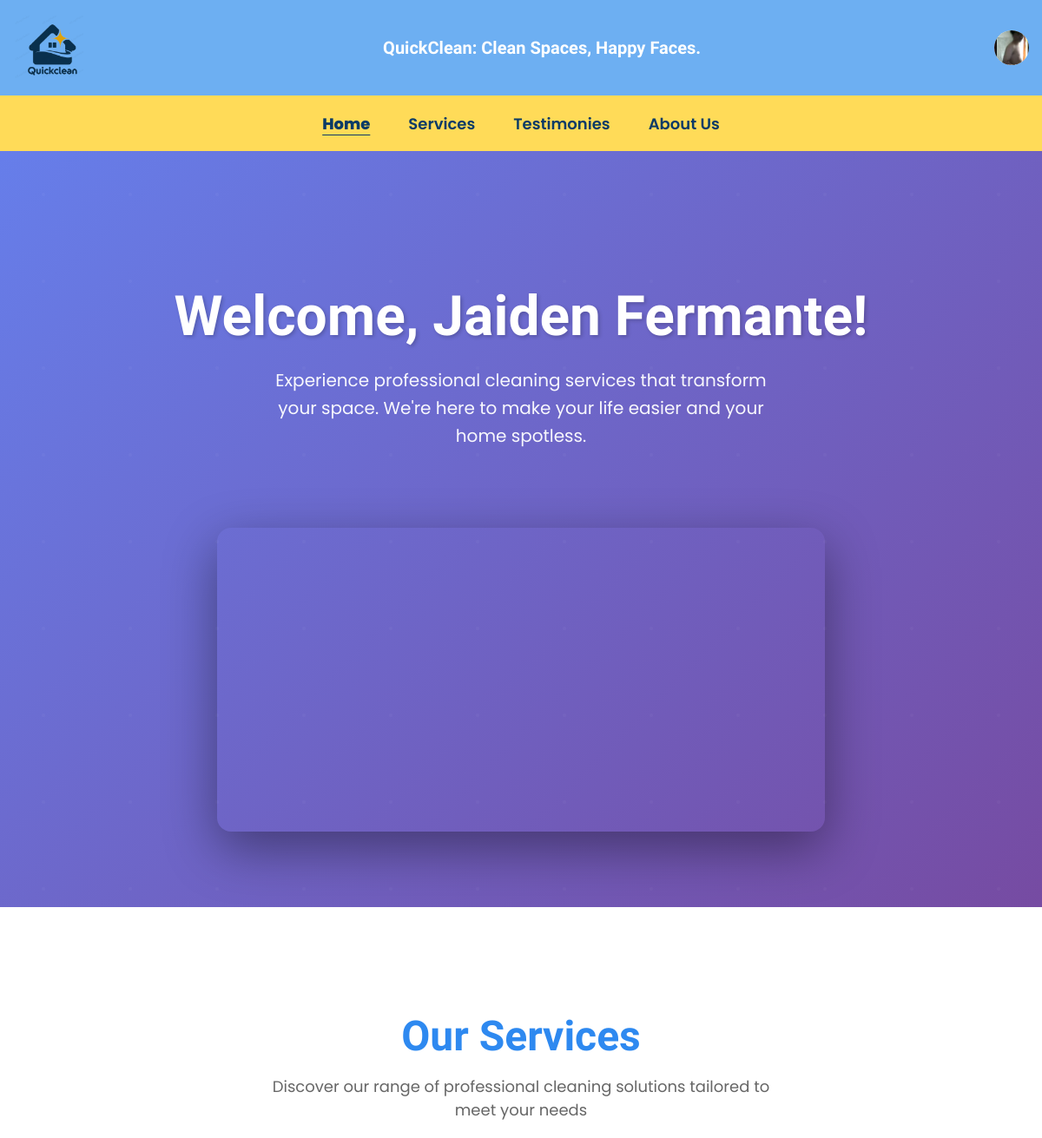
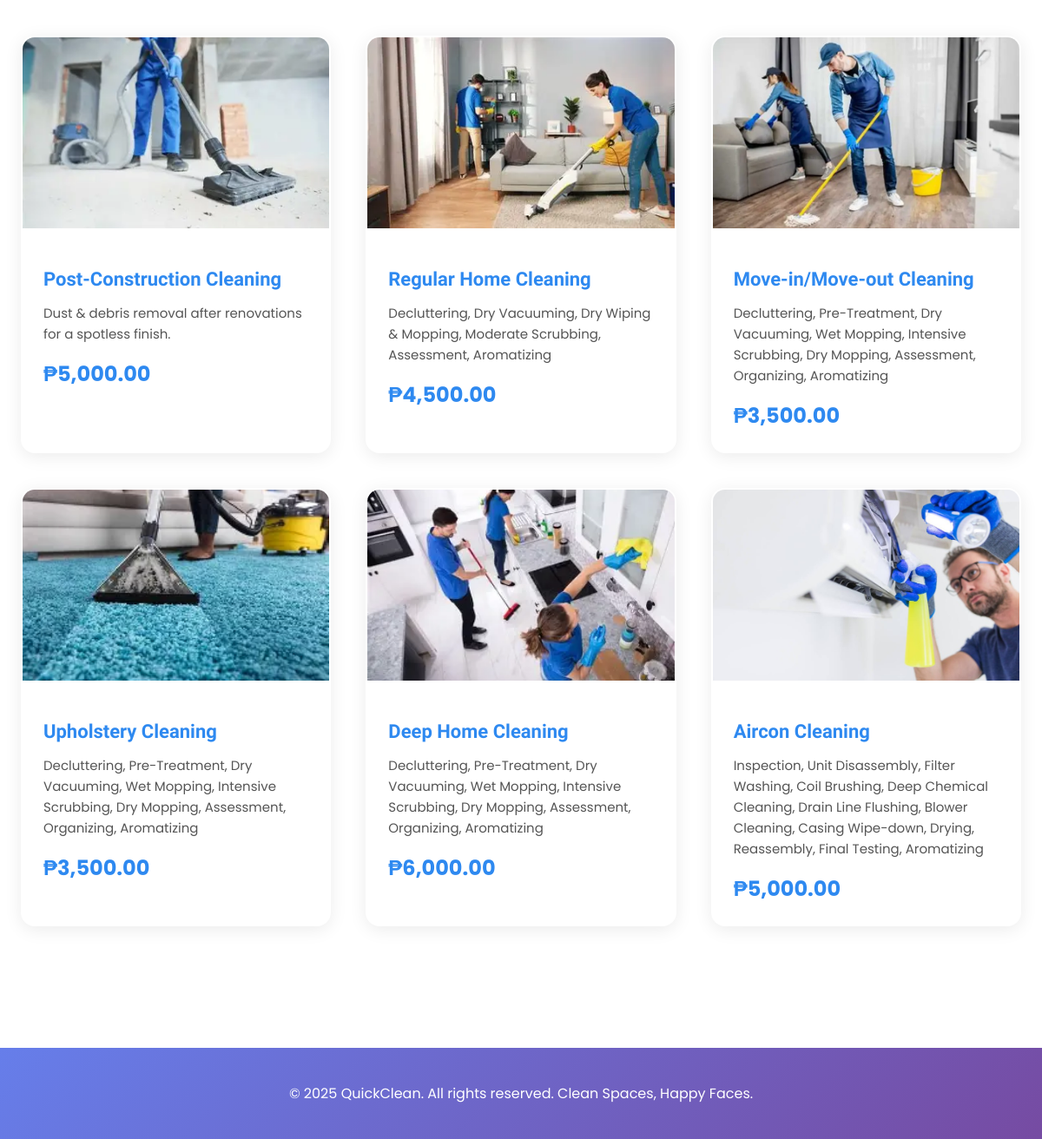
Page /Customer/customer-home.php (signed in) on the committed database (2 pictures, top to bottom).
### tables this page shows
CREATE TABLE `user` (
  `user_id` int(11) NOT NULL,
  `name` varchar(50) NOT NULL,
  `email` varchar(50) NOT NULL,
  `password` varchar(255) NOT NULL,
  `profile_pic` varchar(255) NOT NULL,
  `address` varchar(100) DEFAULT NULL,
  `contact_num` varchar(50) DEFAULT NULL,
  `role` enum('admin','customer','cleaner','') NOT NULL,
  `date_created` timestamp NOT NULL DEFAULT current_timestamp(),
  `last_updated` timestamp NOT NULL DEFAULT current_timestamp() ON UPDATE current_timestamp()
);

CREATE TABLE `services` (
  `service_id` int(11) NOT NULL,
  `service_name` varchar(100) NOT NULL,
  `image` varchar(255) DEFAULT NULL,
  `description` text NOT NULL,
  `price` decimal(10,2) NOT NULL,
  `duration` varchar(50) DEFAULT NULL,
  `category` varchar(50) DEFAULT NULL,
  `status` enum('active','inactive') DEFAULT 'active',
  `date_created` timestamp NULL DEFAULT current_timestamp(),
  `last_updated` timestamp NULL DEFAULT current_timestamp() ON UPDATE current_timestamp()
);

### Customer/customer-home.php (the view, shortened to what this page needs)
<?php
$user_id = $_SESSION['user_id'];
$user_name = $_SESSION['name'];
$host = "localhost";
$user = "root";
$pass = "";
$db   = "quickclean";
$conn = mysqli_connect($host, $user, $pass, $db);
$services = $conn->query("SELECT * FROM services WHERE status='active'");
$stmt = $conn->prepare("SELECT name, profile_pic FROM user WHERE user_id = ?");
$stmt->bind_param("i", $user_id);
$stmt->execute();
$userData = $stmt->get_result()->fetch_assoc();
?>
<!doctype html>
<html lang="en">
<head>
</head>
<body>
<header class="site-header">
  <div class="header-inner">
    <img src="logo.png" alt="QuickClean logo" class="logo">
    <div class="tagline">QuickClean: Clean Spaces, Happy Faces.</div>
    <a href="user_page.php" class="profile-link">
      <div class="profile">
        <?php
          $pic = $userData['profile_pic'];
          $path = "uploads/" . $pic;
          if (!empty($pic) && file_exists($path)) {
              echo '<img src="'.$path.'"
                        style="width:40px;height:40px;border-radius:50%;object-fit:cover;"
                        alt="Profile">';
          } else {
              echo htmlspecialchars(substr($userData['name'], 0, 1));
          }
        ?>
      </div>
    </a>
  </div>
</header>
<nav class="nav-bar">
  <ul class="nav-list">
    <li><a href="customer-home.php" class="nav-link active">Home</a></li>
    <li><a href="servicepage.php" class="nav-link">Services</a></li>
    <li><a href="testimonial.php" class="nav-link">Testimonies</a></li>
    <li><a href="aboutus.php" class="nav-link">About Us</a></li>
  </ul>
</nav>
<section class="hero">
  <div class="hero-content">
    <h1>Welcome, <?php echo htmlspecialchars($user_name); ?>!</h1>
    <p>Experience professional cleaning services that transform your space. We're here to make your life easier and your home spotless.</p>
    <div class="video-container">
      <video width="100%" autoplay loop muted playsinline>
        <source src="ads.mp4" type="video/mp4">
      </video>
    </div>
  </div>
</section>
<section class="services-section">
  <div class="services-header">
    <h2>Our Services</h2>
    <p>Discover our range of professional cleaning solutions tailored to meet your needs</p>
  </div>
  <div class="services-grid">
    <?php if ($services && $services->num_rows > 0): ?>
      <?php while($row = $services->fetch_assoc()): ?>
        <div class="service-card">
          <div class="service-image-container">
            <img src="../Admin/uploads/<?php echo htmlspecialchars($row['image']); ?>" alt="<?php echo htmlspecialchars($row['service_name']); ?>">
          </div>
          <div class="service-card-content">
            <h3><?php echo htmlspecialchars($row['service_name']); ?></h3>
            <p><?php echo htmlspecialchars($row['description']); ?></p>
            <span class="price">₱<?php echo number_format($row['price'], 2); ?></span>
          </div>
        </div>
      <?php endwhile; ?>
    <?php else: ?>
      <div class="no-services">
        <p>No services available at the moment. Please check back later!</p>
      </div>
    <?php endif; ?>
  </div>
</section>
<footer class="footer">
  <p>&copy; <?php echo date('Y'); ?> QuickClean. All rights reserved. Clean Spaces, Happy Faces.</p>
</footer>
</body>
</html>

### Customer/customer-home.php (style rules this page uses)
:root { --brand-blue: #6DAFF2; --nav-yellow: #FFDB58; --cta-yellow: #FFD54A; --text-blue: #2E89F0; --muted-bg: #F0F4F5; --nav-link-color: #0b3b66; --header-height: 110px; --nav-height: 64px; --max-content-width: 1360px; }
* { box-sizing: border-box; }
html,body { height:100%; margin:0; font-family:"Poppins",sans-serif; background:#fff; color:#123; }
.site-header, .nav-bar { position: fixed; left: 0; width: 100%; z-index: 999; }
.site-header { background: var(--brand-blue); height: var(--header-height); display: flex; align-items: center; top: 0; padding: 0 15px; }
.header-inner { width: 100%; max-width: var(--max-content-width); margin: 0 auto; display: flex; align-items: center; justify-content: space-between; }
.logo { height: 75px; max-height: 75px; }
.tagline { font-family:"Baloo 2"; color:#fff; font-weight:600; font-size:20px; }
.profile-link { text-decoration: none; }
.profile { width: 40px; height: 40px; background: #f9fafb; color: #005fcc; border-radius: 50%; display: flex; justify-content: center; align-items: center; font-size: 20px; cursor: pointer; transition: all 0.3s ease; }
.profile img { width: 100%; height: 100%; border-radius: 50%; object-fit: cover; }
.nav-bar { background: var(--nav-yellow); height: var(--nav-height); display: flex; align-items: center; top: var(--header-height); }
.nav-list { display: flex; justify-content: center; flex-wrap: wrap; gap: 20px; list-style: none; width: 100%; margin: 0; padding: 0; }
.nav-link { color: var(--nav-link-color); text-decoration: none; font-weight: 600; font-size: 18px; padding: 8px 12px; }
.nav-link.active { text-decoration: underline; text-underline-offset: 6px; font-weight: 800; }
body { padding-top: calc(var(--header-height) + var(--nav-height)); }
.hero { background: linear-gradient(135deg, #667eea 0%, #764ba2 100%); padding: 100px 24px 80px; text-align: center; position: relative; overflow: hidden; }
.hero::before { content: ''; position: absolute; top: 0; left: 0; right: 0; bottom: 0; opacity: 0.3; }
.hero-content { position: relative; z-index: 1; max-width: 1000px; margin: 0 auto; }
.hero h1 { font-family:"Baloo 2"; color: #fff; font-size: 64px; margin-bottom: 20px; text-shadow: 2px 2px 4px rgba(0,0,0,0.2); animation: fadeInUp 0.8s ease; }
.hero p { font-size: 20px; color: rgba(255,255,255,0.95); margin-bottom: 40px; max-width: 600px; margin-left: auto; margin-right: auto; line-height: 1.6; }
.video-container { margin-top: 50px; position: relative; display: inline-block; border-radius: 16px; overflow: hidden; box-shadow: 0 20px 60px rgba(0,0,0,0.4); max-width: 700px; width: 100%; }
.hero video { width: 100%; height: auto; display: block; border-radius: 16px; }
.services-section { padding: 80px 24px; background: #fff; }
.services-header { text-align: center; margin-bottom: 60px; }
.services-header h2 { color: var(--text-blue); font-family: 'Baloo 2'; font-size: 48px; margin-bottom: 16px; font-weight: 800; }
.services-header p { color: #666; font-size: 18px; max-width: 600px; margin: 0 auto; }
.services-grid { display: grid; grid-template-columns: repeat(auto-fit, minmax(300px, 1fr)); gap: 40px; max-width: var(--max-content-width); margin: 0 auto; }
.service-card { background: #fff; border-radius: 16px; box-shadow: 0 4px 20px rgba(0,0,0,0.08); overflow: hidden; transition: all 0.3s ease; border: 2px solid transparent; }
.service-image-container { position: relative; overflow: hidden; height: 220px; }
.service-card img { width: 100%; height: 100%; object-fit: cover; transition: transform 0.3s ease; }
.service-card-content { padding: 24px; }
.service-card-content h3 { color: var(--text-blue); margin-bottom: 12px; font-size: 22px; font-weight: 600; font-family: 'Baloo 2'; }
.service-card-content p { font-size: 15px; color: #555; line-height: 1.6; margin-bottom: 16px; }
.price { font-weight: 700; color: #2E89F0; font-size: 24px; display: block; margin-top: 12px; }
.footer { background: linear-gradient(135deg, #667eea 0%, #764ba2 100%); color: #fff; padding: 40px 24px; text-align: center; margin-top: 60px; }
.footer p { margin: 0; font-size: 16px; }

### rows in the picture
user: profile_pic (picture)
services: image (picture), service_name "Post-Construction Cleaning", description "Dust & debris removal after renovations for a spotless finish.", price "5,000.00"
services: image (picture), service_name "Regular Home Cleaning", description "Decluttering, Dry Vacuuming, Dry Wiping & Mopping, Moderate Scrubbing, Assessment, Aromatizing", price "4,500.00"
services: image (picture), service_name "Move-in/Move-out Cleaning", description "Decluttering, Pre-Treatment, Dry Vacuuming, Wet Mopping, Intensive Scrubbing, Dry Mopping, Assessment, Organizing, Aromatizing", price "3,500.00"
services: image (picture), service_name "Upholstery Cleaning", description "Decluttering, Pre-Treatment, Dry Vacuuming, Wet Mopping, Intensive Scrubbing, Dry Mopping, Assessment, Organizing, Aromatizing", price "3,500.00"
services: image (picture), service_name "Deep Home Cleaning", description "Decluttering, Pre-Treatment, Dry Vacuuming, Wet Mopping, Intensive Scrubbing, Dry Mopping, Assessment, Organizing, Aromatizing", price "6,000.00"
services: image (picture), service_name "Aircon Cleaning", description "Inspection, Unit Disassembly, Filter Washing, Coil Brushing, Deep Chemical Cleaning, Drain Line Flushing, Blower Cleaning, Casing Wipe-down, Drying, Reassembly, Final Testing, Aromatizing", price "5,000.00"

### other values in the picture
$user_name "Jaiden Fermante"
